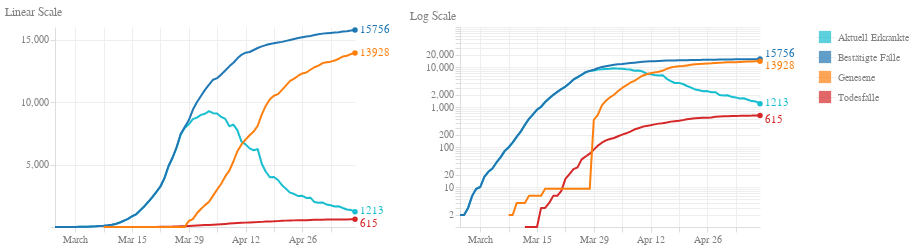

The notebook cell saved with this chart:
### Code cell
def c_line(att='total_confirmed',col='blue',scaleType='linear',label='value',labelOffset=0):
    the_base = alt.Chart(df, width=300, height=200).transform_filter(
        alt.datum[att] > 0  
    ).transform_timeunit(
        date='yearmonthdate(dataTime)'
    ).transform_aggregate(
        max_att='max('+att+')',
        groupby=['date']
    )
    
    the_chart = the_base.mark_line(
        color=col,
        size=2,
        strokeJoin='round'
    ).encode(
        alt.X('date:T', title=''),
        alt.Y('max_att:Q', scale=alt.Scale(type=scaleType, base=10), title='', axis=alt.Axis(minExtent=50))
    )
    
    the_tooltip = the_base.mark_circle(
        color=col,
        size=200,
        opacity=0
    ).encode(
        alt.X('date:T', title=''),
        alt.Y('max_att:Q', scale=alt.Scale(type=scaleType, base=10), title='', axis=alt.Axis(minExtent=50)),
        tooltip=[alt.Tooltip('date:T', title='Datum'), alt.Tooltip('max_att:Q', title=label)]
    )
    
    the_highlight = the_base.transform_window(
        sort=[alt.SortField("date", order="descending")], 
        rank="rank(date)"
    ).transform_filter(
        alt.datum.rank == 1
    )
    
    the_text = the_highlight.mark_text(
        align='left',
        color=col,
        dx=5,
        dy=labelOffset,
        width=500
    ).encode(
        alt.X('date:T'),
        alt.Y('max_att:Q', scale=alt.Scale(type=scaleType, base=10), title=''),
        text=alt.Text("max_att:Q")
    )
    
    the_mark = the_highlight.mark_circle(
        color=col,
        opacity=1
    ).encode(
        alt.X('date:T'),
        alt.Y('max_att:Q', scale=alt.Scale(type=scaleType, base=10), title=''),
    )
    
    return the_chart + the_text + the_mark + the_tooltip

confirmed_cases = c_line('total_confirmed', '#1f77b4', 'linear', 'Bestätigte Fälle')
deaths = c_line('total_death', '#d62728', 'linear', 'Todesfälle',5)
recovered = c_line('total_recovered', '#ff7f0e', 'linear', 'Genesene')
active = c_line('total_active', '#17becf', 'linear', 'Aktuell Erkrankte',-1)

confirmed_cases_log = c_line('total_confirmed', '#1f77b4', 'log', 'Bestätigte Fälle',-5)
deaths_log = c_line('total_death', '#d62728', 'log', 'Todesfälle',5)
recovered_log = c_line('total_recovered', '#ff7f0e', 'log', 'Genesene',5)
active_log = c_line('total_active', '#17becf', 'log', 'Aktuell Erkrankte',-1)

linear_scale = alt.layer(active, confirmed_cases, deaths, recovered).properties(title='Linear Scale')
log_scale = alt.layer(active_log, confirmed_cases_log, deaths_log, recovered_log).properties(title='Log Scale')

chart_1_legendDomain = ['Bestätigte Fälle', 'Todesfälle', 'Genesene', 'Aktuell Erkrankte']
chart_1_legendColors = ['#1f77b4', '#d62728', '#ff7f0e', '#17becf']
chart_1_legendData = pd.DataFrame({
    'label': chart_1_legendDomain
})

legend1 = alt.Chart(chart_1_legendData).mark_square(size=150).encode(
    y=alt.Y(
        'label:N',
        axis=alt.Axis(domain=False, ticks=False, orient='right'),
        title=None
    ),
    color=alt.Color(
        'label',
        scale=alt.Scale(domain=chart_1_legendDomain,range=chart_1_legendColors),
        legend=None
    )
)

chart_1 = (linear_scale | log_scale | legend1).configure_axis(
    grid=True,
    gridColor="#eee",
    domainColor="#ddd",
    tickColor="#ddd",
    labelColor="gray",
    labelBound=True,
).configure_view(
    strokeWidth=0
).configure_title(
    fontSize=12,
    fontWeight='normal',
    anchor='start',
    color='gray'
)
    

chart_1

### Figure 1 — Vega-Lite specification as saved in the notebook (floating-point values rounded to 4 significant figures; data arrays with more than 128 entries replaced by an {"elided": "..."} marker saying what was removed)
{"config": {"view": {"continuousWidth": 400, "continuousHeight": 300, "strokeWidth": 0}, "axis": {"domainColor": "#ddd", "grid": true, "gridColor": "#eee", "labelBound": true, "labelColor": "gray", "tickColor": "#ddd"}, "title": {"anchor": "start", "color": "gray", "fontSize": 12, "fontWeight": "normal"}}, "hconcat": [{"layer": [{"layer": [{"mark": {"type": "line", "color": "#17becf", "size": 2, "strokeJoin": "round"}, "encoding": {"x": {"type": "temporal", "field": "date", "title": ""}, "y": {"type": "quantitative", "axis": {"minExtent": 50}, "field": "max_att", "scale": {"base": 10, "type": "linear"}, "title": ""}}, "height": 200, "transform": [{"filter": "(datum['total_active'] > 0)"}, {"field": "dataTime", "timeUnit": "yearmonthdate", "as": "date"}, {"aggregate": [{"op": "max", "field": "total_active", "as": "max_att"}], "groupby": ["date"]}], "width": 300}, {"mark": {"type": "text", "align": "left", "color": "#17becf", "dx": 5, "dy": -1, "width": 500}, "encoding": {"text": {"type": "quantitative", "field": "max_att"}, "x": {"type": "temporal", "field": "date"}, "y": {"type": "quantitative", "field": "max_att", "scale": {"base": 10, "type": "linear"}, "title": ""}}, "height": 200, "transform": [{"filter": "(datum['total_active'] > 0)"}, {"field": "dataTime", "timeUnit": "yearmonthdate", "as": "date"}, {"aggregate": [{"op": "max", "field": "total_active", "as": "max_att"}], "groupby": ["date"]}, {"window": [{"op": "rank", "field": "date", "as": "rank"}], "sort": [{"field": "date", "order": "descending"}]}, {"filter": "(datum.rank === 1)"}], "width": 300}, {"mark": {"type": "circle", "color": "#17becf", "opacity": 1}, "encoding": {"x": {"type": "temporal", "field": "date"}, "y": {"type": "quantitative", "field": "max_att", "scale": {"base": 10, "type": "linear"}, "title": ""}}, "height": 200, "transform": [{"filter": "(datum['total_active'] > 0)"}, {"field": "dataTime", "timeUnit": "yearmonthdate", "as": "date"}, {"aggregate": [{"op": "max", "field": "total_active", "as": "max_att"}], "groupby": ["date"]}, {"window": [{"op": "rank", "field": "date", "as": "rank"}], "sort": [{"field": "date", "order": "descending"}]}, {"filter": "(datum.rank === 1)"}], "width": 300}, {"mark": {"type": "circle", "color": "#17becf", "opacity": 0, "size": 200}, "encoding": {"tooltip": [{"type": "temporal", "field": "date", "title": "Datum"}, {"type": "quantitative", "field": "max_att", "title": "Aktuell Erkrankte"}], "x": {"type": "temporal", "field": "date", "title": ""}, "y": {"type": "quantitative", "axis": {"minExtent": 50}, "field": "max_att", "scale": {"base": 10, "type": "linear"}, "title": ""}}, "height": 200, "transform": [{"filter": "(datum['total_active'] > 0)"}, {"field": "dataTime", "timeUnit": "yearmonthdate", "as": "date"}, {"aggregate": [{"op": "max", "field": "total_active", "as": "max_att"}], "groupby": ["date"]}], "width": 300}]}, {"layer": [{"mark": {"type": "line", "color": "#1f77b4", "size": 2, "strokeJoin": "round"}, "encoding": {"x": {"type": "temporal", "field": "date", "title": ""}, "y": {"type": "quantitative", "axis": {"minExtent": 50}, "field": "max_att", "scale": {"base": 10, "type": "linear"}, "title": ""}}, "height": 200, "transform": [{"filter": "(datum['total_confirmed'] > 0)"}, {"field": "dataTime", "timeUnit": "yearmonthdate", "as": "date"}, {"aggregate": [{"op": "max", "field": "total_confirmed", "as": "max_att"}], "groupby": ["date"]}], "width": 300}, {"mark": {"type": "text", "align": "left", "color": "#1f77b4", "dx": 5, "dy": 0, "width": 500}, "encoding": {"text": {"type": "quantitative", "field": "max_att"}, "x": {"type": "temporal", "field": "date"}, "y": {"type": "quantitative", "field": "max_att", "scale": {"base": 10, "type": "linear"}, "title": ""}}, "height": 200, "transform": [{"filter": "(datum['total_confirmed'] > 0)"}, {"field": "dataTime", "timeUnit": "yearmonthdate", "as": "date"}, {"aggregate": [{"op": "max", "field": "total_confirmed", "as": "max_att"}], "groupby": ["date"]}, {"window": [{"op": "rank", "field": "date", "as": "rank"}], "sort": [{"field": "date", "order": "descending"}]}, {"filter": "(datum.rank === 1)"}], "width": 300}, {"mark": {"type": "circle", "color": "#1f77b4", "opacity": 1}, "encoding": {"x": {"type": "temporal", "field": "date"}, "y": {"type": "quantitative", "field": "max_att", "scale": {"base": 10, "type": "linear"}, "title": ""}}, "height": 200, "transform": [{"filter": "(datum['total_confirmed'] > 0)"}, {"field": "dataTime", "timeUnit": "yearmonthdate", "as": "date"}, {"aggregate": [{"op": "max", "field": "total_confirmed", "as": "max_att"}], "groupby": ["date"]}, {"window": [{"op": "rank", "field": "date", "as": "rank"}], "sort": [{"field": "date", "order": "descending"}]}, {"filter": "(datum.rank === 1)"}], "width": 300}, {"mark": {"type": "circle", "color": "#1f77b4", "opacity": 0, "size": 200}, "encoding": {"tooltip": [{"type": "temporal", "field": "date", "title": "Datum"}, {"type": "quantitative", "field": "max_att", "title": "Bestätigte Fälle"}], "x": {"type": "temporal", "field": "date", "title": ""}, "y": {"type": "quantitative", "axis": {"minExtent": 50}, "field": "max_att", "scale": {"base": 10, "type": "linear"}, "title": ""}}, "height": 200, "transform": [{"filter": "(datum['total_confirmed'] > 0)"}, {"field": "dataTime", "timeUnit": "yearmonthdate", "as": "date"}, {"aggregate": [{"op": "max", "field": "total_confirmed", "as": "max_att"}], "groupby": ["date"]}], "width": 300}]}, {"layer": [{"mark": {"type": "line", "color": "#d62728", "size": 2, "strokeJoin": "round"}, "encoding": {"x": {"type": "temporal", "field": "date", "title": ""}, "y": {"type": "quantitative", "axis": {"minExtent": 50}, "field": "max_att", "scale": {"base": 10, "type": "linear"}, "title": ""}}, "height": 200, "transform": [{"filter": "(datum['total_death'] > 0)"}, {"field": "dataTime", "timeUnit": "yearmonthdate", "as": "date"}, {"aggregate": [{"op": "max", "field": "total_death", "as": "max_att"}], "groupby": ["date"]}], "width": 300}, {"mark": {"type": "text", "align": "left", "color": "#d62728", "dx": 5, "dy": 5, "width": 500}, "encoding": {"text": {"type": "quantitative", "field": "max_att"}, "x": {"type": "temporal", "field": "date"}, "y": {"type": "quantitative", "field": "max_att", "scale": {"base": 10, "type": "linear"}, "title": ""}}, "height": 200, "transform": [{"filter": "(datum['total_death'] > 0)"}, {"field": "dataTime", "timeUnit": "yearmonthdate", "as": "date"}, {"aggregate": [{"op": "max", "field": "total_death", "as": "max_att"}], "groupby": ["date"]}, {"window": [{"op": "rank", "field": "date", "as": "rank"}], "sort": [{"field": "date", "order": "descending"}]}, {"filter": "(datum.rank === 1)"}], "width": 300}, {"mark": {"type": "circle", "color": "#d62728", "opacity": 1}, "encoding": {"x": {"type": "temporal", "field": "date"}, "y": {"type": "quantitative", "field": "max_att", "scale": {"base": 10, "type": "linear"}, "title": ""}}, "height": 200, "transform": [{"filter": "(datum['total_death'] > 0)"}, {"field": "dataTime", "timeUnit": "yearmonthdate", "as": "date"}, {"aggregate": [{"op": "max", "field": "total_death", "as": "max_att"}], "groupby": ["date"]}, {"window": [{"op": "rank", "field": "date", "as": "rank"}], "sort": [{"field": "date", "order": "descending"}]}, {"filter": "(datum.rank === 1)"}], "width": 300}, {"mark": {"type": "circle", "color": "#d62728", "opacity": 0, "size": 200}, "encoding": {"tooltip": [{"type": "temporal", "field": "date", "title": "Datum"}, {"type": "quantitative", "field": "max_att", "title": "Todesfälle"}], "x": {"type": "temporal", "field": "date", "title": ""}, "y": {"type": "quantitative", "axis": {"minExtent": 50}, "field": "max_att", "scale": {"base": 10, "type": "linear"}, "title": ""}}, "height": 200, "transform": [{"filter": "(datum['total_death'] > 0)"}, {"field": "dataTime", "timeUnit": "yearmonthdate", "as": "date"}, {"aggregate": [{"op": "max", "field": "total_death", "as": "max_att"}], "groupby": ["date"]}], "width": 300}]}, {"layer": [{"mark": {"type": "line", "color": "#ff7f0e", "size": 2, "strokeJoin": "round"}, "encoding": {"x": {"type": "temporal", "field": "date", "title": ""}, "y": {"type": "quantitative", "axis": {"minExtent": 50}, "field": "max_att", "scale": {"base": 10, "type": "linear"}, "title": ""}}, "height": 200, "transform": [{"filter": "(datum['total_recovered'] > 0)"}, {"field": "dataTime", "timeUnit": "yearmonthdate", "as": "date"}, {"aggregate": [{"op": "max", "field": "total_recovered", "as": "max_att"}], "groupby": ["date"]}], "width": 300}, {"mark": {"type": "text", "align": "left", "color": "#ff7f0e", "dx": 5, "dy": 0, "width": 500}, "encoding": {"text": {"type": "quantitative", "field": "max_att"}, "x": {"type": "temporal", "field": "date"}, "y": {"type": "quantitative", "field": "max_att", "scale": {"base": 10, "type": "linear"}, "title": ""}}, "height": 200, "transform": [{"filter": "(datum['total_recovered'] > 0)"}, {"field": "dataTime", "timeUnit": "yearmonthdate", "as": "date"}, {"aggregate": [{"op": "max", "field": "total_recovered", "as": "max_att"}], "groupby": ["date"]}, {"window": [{"op": "rank", "field": "date", "as": "rank"}], "sort": [{"field": "date", "order": "descending"}]}, {"filter": "(datum.rank === 1)"}], "width": 300}, {"mark": {"type": "circle", "color": "#ff7f0e", "opacity": 1}, "encoding": {"x": {"type": "temporal", "field": "date"}, "y": {"type": "quantitative", "field": "max_att", "scale": {"base": 10, "type": "linear"}, "title": ""}}, "height": 200, "transform": [{"filter": "(datum['total_recovered'] > 0)"}, {"field": "dataTime", "timeUnit": "yearmonthdate", "as": "date"}, {"aggregate": [{"op": "max", "field": "total_recovered", "as": "max_att"}], "groupby": ["date"]}, {"window": [{"op": "rank", "field": "date", "as": "rank"}], "sort": [{"field": "date", "order": "descending"}]}, {"filter": "(datum.rank === 1)"}], "width": 300}, {"mark": {"type": "circle", "color": "#ff7f0e", "opacity": 0, "size": 200}, "encoding": {"tooltip": [{"type": "temporal", "field": "date", "title": "Datum"}, {"type": "quantitative", "field": "max_att", "title": "Genesene"}], "x": {"type": "temporal", "field": "date", "title": ""}, "y": {"type": "quantitative", "axis": {"minExtent": 50}, "field": "max_att", "scale": {"base": 10, "type": "linear"}, "title": ""}}, "height": 200, "transform": [{"filter": "(datum['total_recovered'] > 0)"}, {"field": "dataTime", "timeUnit": "yearmonthdate", "as": "date"}, {"aggregate": [{"op": "max", "field": "total_recovered", "as": "max_att"}], "groupby": ["date"]}], "width": 300}]}], "title": "Linear Scale"}, {"layer": [{"layer": [{"mark": {"type": "line", "color": "#17becf", "size": 2, "strokeJoin": "round"}, "encoding": {"x": {"type": "temporal", "field": "date", "title": ""}, "y": {"type": "quantitative", "axis": {"minExtent": 50}, "field": "max_att", "scale": {"base": 10, "type": "log"}, "title": ""}}, "height": 200, "transform": [{"filter": "(datum['total_active'] > 0)"}, {"field": "dataTime", "timeUnit": "yearmonthdate", "as": "date"}, {"aggregate": [{"op": "max", "field": "total_active", "as": "max_att"}], "groupby": ["date"]}], "width": 300}, {"mark": {"type": "text", "align": "left", "color": "#17becf", "dx": 5, "dy": -1, "width": 500}, "encoding": {"text": {"type": "quantitative", "field": "max_att"}, "x": {"type": "temporal", "field": "date"}, "y": {"type": "quantitative", "field": "max_att", "scale": {"base": 10, "type": "log"}, "title": ""}}, "height": 200, "transform": [{"filter": "(datum['total_active'] > 0)"}, {"field": "dataTime", "timeUnit": "yearmonthdate", "as": "date"}, {"aggregate": [{"op": "max", "field": "total_active", "as": "max_att"}], "groupby": ["date"]}, {"window": [{"op": "rank", "field": "date", "as": "rank"}], "sort": [{"field": "date", "order": "descending"}]}, {"filter": "(datum.rank === 1)"}], "width": 300}, {"mark": {"type": "circle", "color": "#17becf", "opacity": 1}, "encoding": {"x": {"type": "temporal", "field": "date"}, "y": {"type": "quantitative", "field": "max_att", "scale": {"base": 10, "type": "log"}, "title": ""}}, "height": 200, "transform": [{"filter": "(datum['total_active'] > 0)"}, {"field": "dataTime", "timeUnit": "yearmonthdate", "as": "date"}, {"aggregate": [{"op": "max", "field": "total_active", "as": "max_att"}], "groupby": ["date"]}, {"window": [{"op": "rank", "field": "date", "as": "rank"}], "sort": [{"field": "date", "order": "descending"}]}, {"filter": "(datum.rank === 1)"}], "width": 300}, {"mark": {"type": "circle", "color": "#17becf", "opacity": 0, "size": 200}, "encoding": {"tooltip": [{"type": "temporal", "field": "date", "title": "Datum"}, {"type": "quantitative", "field": "max_att", "title": "Aktuell Erkrankte"}], "x": {"type": "temporal", "field": "date", "title": ""}, "y": {"type": "quantitative", "axis": {"minExtent": 50}, "field": "max_att", "scale": {"base": 10, "type": "log"}, "title": ""}}, "height": 200, "transform": [{"filter": "(datum['total_active'] > 0)"}, {"field": "dataTime", "timeUnit": "yearmonthdate", "as": "date"}, {"aggregate": [{"op": "max", "field": "total_active", "as": "max_att"}], "groupby": ["date"]}], "width": 300}]}, {"layer": [{"mark": {"type": "line", "color": "#1f77b4", "size": 2, "strokeJoin": "round"}, "encoding": {"x": {"type": "temporal", "field": "date", "title": ""}, "y": {"type": "quantitative", "axis": {"minExtent": 50}, "field": "max_att", "scale": {"base": 10, "type": "log"}, "title": ""}}, "height": 200, "transform": [{"filter": "(datum['total_confirmed'] > 0)"}, {"field": "dataTime", "timeUnit": "yearmonthdate", "as": "date"}, {"aggregate": [{"op": "max", "field": "total_confirmed", "as": "max_att"}], "groupby": ["date"]}], "width": 300}, {"mark": {"type": "text", "align": "left", "color": "#1f77b4", "dx": 5, "dy": -5, "width": 500}, "encoding": {"text": {"type": "quantitative", "field": "max_att"}, "x": {"type": "temporal", "field": "date"}, "y": {"type": "quantitative", "field": "max_att", "scale": {"base": 10, "type": "log"}, "title": ""}}, "height": 200, "transform": [{"filter": "(datum['total_confirmed'] > 0)"}, {"field": "dataTime", "timeUnit": "yearmonthdate", "as": "date"}, {"aggregate": [{"op": "max", "field": "total_confirmed", "as": "max_att"}], "groupby": ["date"]}, {"window": [{"op": "rank", "field": "date", "as": "rank"}], "sort": [{"field": "date", "order": "descending"}]}, {"filter": "(datum.rank === 1)"}], "width": 300}, {"mark": {"type": "circle", "color": "#1f77b4", "opacity": 1}, "encoding": {"x": {"type": "temporal", "field": "date"}, "y": {"type": "quantitative", "field": "max_att", "scale": {"base": 10, "type": "log"}, "title": ""}}, "height": 200, "transform": [{"filter": "(datum['total_confirmed'] > 0)"}, {"field": "dataTime", "timeUnit": "yearmonthdate", "as": "date"}, {"aggregate": [{"op": "max", "field": "total_confirmed", "as": "max_att"}], "groupby": ["date"]}, {"window": [{"op": "rank", "field": "date", "as": "rank"}], "sort": [{"field": "date", "order": "descending"}]}, {"filter": "(datum.rank === 1)"}], "width": 300}, {"mark": {"type": "circle", "color": "#1f77b4", "opacity": 0, "size": 200}, "encoding": {"tooltip": [{"type": "temporal", "field": "date", "title": "Datum"}, {"type": "quantitative", "field": "max_att", "title": "Bestätigte Fälle"}], "x": {"type": "temporal", "field": "date", "title": ""}, "y": {"type": "quantitative", "axis": {"minExtent": 50}, "field": "max_att", "scale": {"base": 10, "type": "log"}, "title": ""}}, "height": 200, "transform": [{"filter": "(datum['total_confirmed'] > 0)"}, {"field": "dataTime", "timeUnit": "yearmonthdate", "as": "date"}, {"aggregate": [{"op": "max", "field": "total_confirmed", "as": "max_att"}], "groupby": ["date"]}], "width": 300}]}, {"layer": [{"mark": {"type": "line", "color": "#d62728", "size": 2, "strokeJoin": "round"}, "encoding": {"x": {"type": "temporal", "field": "date", "title": ""}, "y": {"type": "quantitative", "axis": {"minExtent": 50}, "field": "max_att", "scale": {"base": 10, "type": "log"}, "title": ""}}, "height": 200, "transform": [{"filter": "(datum['total_death'] > 0)"}, {"field": "dataTime", "timeUnit": "yearmonthdate", "as": "date"}, {"aggregate": [{"op": "max", "field": "total_death", "as": "max_att"}], "groupby": ["date"]}], "width": 300}, {"mark": {"type": "text", "align": "left", "color": "#d62728", "dx": 5, "dy": 5, "width": 500}, "encoding": {"text": {"type": "quantitative", "field": "max_att"}, "x": {"type": "temporal", "field": "date"}, "y": {"type": "quantitative", "field": "max_att", "scale": {"base": 10, "type": "log"}, "title": ""}}, "height": 200, "transform": [{"filter": "(datum['total_death'] > 0)"}, {"field": "dataTime", "timeUnit": "yearmonthdate", "as": "date"}, {"aggregate": [{"op": "max", "field": "total_death", "as": "max_att"}], "groupby": ["date"]}, {"window": [{"op": "rank", "field": "date", "as": "rank"}], "sort": [{"field": "date", "order": "descending"}]}, {"filter": "(datum.rank === 1)"}], "width": 300}, {"mark": {"type": "circle", "color": "#d62728", "opacity": 1}, "encoding": {"x": {"type": "temporal", "field": "date"}, "y": {"type": "quantitative", "field": "max_att", "scale": {"base": 10, "type": "log"}, "title": ""}}, "height": 200, "transform": [{"filter": "(datum['total_death'] > 0)"}, {"field": "dataTime", "timeUnit": "yearmonthdate", "as": "date"}, {"aggregate": [{"op": "max", "field": "total_death", "as": "max_att"}], "groupby": ["date"]}, {"window": [{"op": "rank", "field": "date", "as": "rank"}], "sort": [{"field": "date", "order": "descending"}]}, {"filter": "(datum.rank === 1)"}], "width": 300}, {"mark": {"type": "circle", "color": "#d62728", "opacity": 0, "size": 200}, "encoding": {"tooltip": [{"type": "temporal", "field": "date", "title": "Datum"}, {"type": "quantitative", "field": "max_att", "title": "Todesfälle"}], "x": {"type": "temporal", "field": "date", "title": ""}, "y": {"type": "quantitative", "axis": {"minExtent": 50}, "field": "max_att", "scale": {"base": 10, "type": "log"}, "title": ""}}, "height": 200, "transform": [{"filter": "(datum['total_death'] > 0)"}, {"field": "dataTime", "timeUnit": "yearmonthdate", "as": "date"}, {"aggregate": [{"op": "max", "field": "total_death", "as": "max_att"}], "groupby": ["date"]}], "width": 300}]}, {"layer": [{"mark": {"type": "line", "color": "#ff7f0e", "size": 2, "strokeJoin": "round"}, "encoding": {"x": {"type": "temporal", "field": "date", "title": ""}, "y": {"type": "quantitative", "axis": {"minExtent": 50}, "field": "max_att", "scale": {"base": 10, "type": "log"}, "title": ""}}, "height": 200, "transform": [{"filter": "(datum['total_recovered'] > 0)"}, {"field": "dataTime", "timeUnit": "yearmonthdate", "as": "date"}, {"aggregate": [{"op": "max", "field": "total_recovered", "as": "max_att"}], "groupby": ["date"]}], "width": 300}, {"mark": {"type": "text", "align": "left", "color": "#ff7f0e", "dx": 5, "dy": 5, "width": 500}, "encoding": {"text": {"type": "quantitative", "field": "max_att"}, "x": {"type": "temporal", "field": "date"}, "y": {"type": "quantitative", "field": "max_att", "scale": {"base": 10, "type": "log"}, "title": ""}}, "height": 200, "transform": [{"filter": "(datum['total_recovered'] > 0)"}, {"field": "dataTime", "timeUnit": "yearmonthdate", "as": "date"}, {"aggregate": [{"op": "max", "field": "total_recovered", "as": "max_att"}], "groupby": ["date"]}, {"window": [{"op": "rank", "field": "date", "as": "rank"}], "sort": [{"field": "date", "order": "descending"}]}, {"filter": "(datum.rank === 1)"}], "width": 300}, {"mark": {"type": "circle", "color": "#ff7f0e", "opacity": 1}, "encoding": {"x": {"type": "temporal", "field": "date"}, "y": {"type": "quantitative", "field": "max_att", "scale": {"base": 10, "type": "log"}, "title": ""}}, "height": 200, "transform": [{"filter": "(datum['total_recovered'] > 0)"}, {"field": "dataTime", "timeUnit": "yearmonthdate", "as": "date"}, {"aggregate": [{"op": "max", "field": "total_recovered", "as": "max_att"}], "groupby": ["date"]}, {"window": [{"op": "rank", "field": "date", "as": "rank"}], "sort": [{"field": "date", "order": "descending"}]}, {"filter": "(datum.rank === 1)"}], "width": 300}, {"mark": {"type": "circle", "color": "#ff7f0e", "opacity": 0, "size": 200}, "encoding": {"tooltip": [{"type": "temporal", "field": "date", "title": "Datum"}, {"type": "quantitative", "field": "max_att", "title": "Genesene"}], "x": {"type": "temporal", "field": "date", "title": ""}, "y": {"type": "quantitative", "axis": {"minExtent": 50}, "field": "max_att", "scale": {"base": 10, "type": "log"}, "title": ""}}, "height": 200, "transform": [{"filter": "(datum['total_recovered'] > 0)"}, {"field": "dataTime", "timeUnit": "yearmonthdate", "as": "date"}, {"aggregate": [{"op": "max", "field": "total_recovered", "as": "max_att"}], "groupby": ["date"]}], "width": 300}]}], "title": "Log Scale"}, {"data": {"name": "data-05f1d7075f456091e59c7cac5168ad5a"}, "mark": {"type": "square", "size": 150}, "encoding": {"color": {"type": "nominal", "field": "label", "legend": null, "scale": {"domain": ["Bestätigte Fälle", "Todesfälle", "Genesene", "Aktuell Erkrankte"], "range": ["#1f77b4", "#d62728", "#ff7f0e", "#17becf"]}}, "y": {"type": "nominal", "axis": {"domain": false, "orient": "right", "ticks": false}, "field": "label", "title": null}}}], "data": {"name": "data-2f72aab15c351021e38c2235811396c3"}, "$schema": "https://vega.github.io/schema/vega-lite/v4.8.1.json", "datasets": {"data-2f72aab15c351021e38c2235811396c3": {"elided": "156 records"}, "data-05f1d7075f456091e59c7cac5168ad5a": [{"label": "Bestätigte Fälle"}, {"label": "Todesfälle"}, {"label": "Genesene"}, {"label": "Aktuell Erkrankte"}]}}
